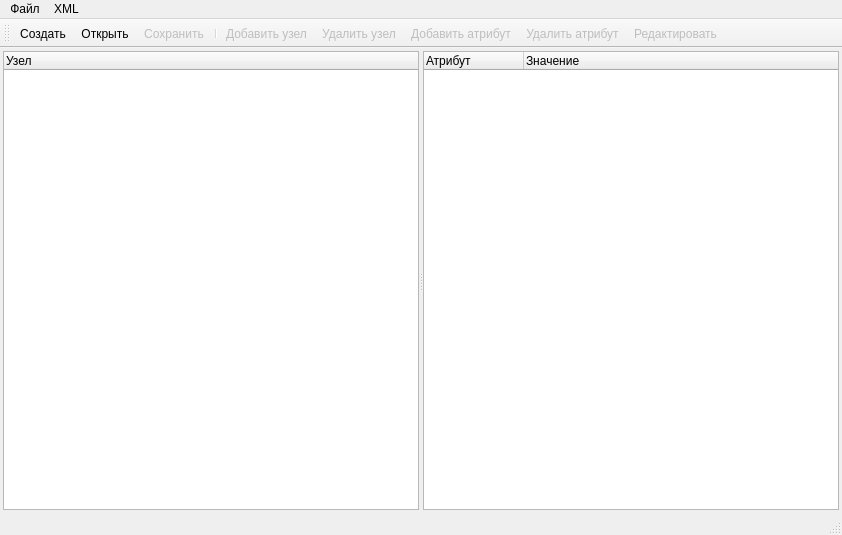
<?xml version="1.0" encoding="UTF-8"?>
<ui version="4.0">
 <class>MainWindow</class>
 <widget class="QMainWindow" name="MainWindow">
  <property name="geometry">
   <rect>
    <x>0</x>
    <y>0</y>
    <width>842</width>
    <height>535</height>
   </rect>
  </property>
  <property name="windowTitle">
   <string>xml36</string>
  </property>
  <property name="windowIcon">
   <iconset resource="res/resource.qrc">
    <normaloff>:/xml.png</normaloff>:/xml.png</iconset>
  </property>
  <widget class="QWidget" name="centralWidget">
   <layout class="QHBoxLayout" name="horizontalLayout">
    <property name="spacing">
     <number>3</number>
    </property>
    <property name="margin">
     <number>3</number>
    </property>
    <item>
     <widget class="QSplitter" name="splitter">
      <property name="orientation">
       <enum>Qt::Horizontal</enum>
      </property>
      <widget class="QTreeWidget" name="xml_tree">
       <property name="showDropIndicator" stdset="0">
        <bool>false</bool>
       </property>
       <property name="allColumnsShowFocus">
        <bool>true</bool>
       </property>
       <column>
        <property name="text">
         <string>Узел</string>
        </property>
       </column>
      </widget>
      <widget class="QTreeWidget" name="attributes_list">
       <column>
        <property name="text">
         <string>Атрибут</string>
        </property>
       </column>
       <column>
        <property name="text">
         <string>Значение</string>
        </property>
       </column>
      </widget>
     </widget>
    </item>
   </layout>
  </widget>
  <widget class="QMenuBar" name="menuBar">
   <property name="geometry">
    <rect>
     <x>0</x>
     <y>0</y>
     <width>842</width>
     <height>26</height>
    </rect>
   </property>
   <widget class="QMenu" name="menu">
    <property name="title">
     <string>Файл</string>
    </property>
    <addaction name="actionNew"/>
    <addaction name="actionOpen"/>
    <addaction name="actionSave"/>
    <addaction name="actionSaveAs"/>
    <addaction name="separator"/>
    <addaction name="actionExit"/>
   </widget>
   <widget class="QMenu" name="menuXML">
    <property name="tearOffEnabled">
     <bool>true</bool>
    </property>
    <property name="title">
     <string>XML</string>
    </property>
    <addaction name="actionAddNode"/>
    <addaction name="actionRemoveNode"/>
    <addaction name="actionAddAttribute"/>
    <addaction name="actionRemoveAttribute"/>
    <addaction name="actionEdit"/>
   </widget>
   <addaction name="menu"/>
   <addaction name="menuXML"/>
  </widget>
  <widget class="QToolBar" name="mainToolBar">
   <property name="enabled">
    <bool>true</bool>
   </property>
   <property name="iconSize">
    <size>
     <width>16</width>
     <height>16</height>
    </size>
   </property>
   <attribute name="toolBarArea">
    <enum>TopToolBarArea</enum>
   </attribute>
   <attribute name="toolBarBreak">
    <bool>false</bool>
   </attribute>
   <addaction name="actionNew"/>
   <addaction name="actionOpen"/>
   <addaction name="actionSave"/>
   <addaction name="separator"/>
   <addaction name="actionAddNode"/>
   <addaction name="actionRemoveNode"/>
   <addaction name="actionAddAttribute"/>
   <addaction name="actionRemoveAttribute"/>
   <addaction name="actionEdit"/>
  </widget>
  <widget class="QStatusBar" name="statusBar"/>
  <action name="actionOpen">
   <property name="icon">
    <iconset resource="res/resource.qrc">
     <normaloff>:/open.png</normaloff>:/open.png</iconset>
   </property>
   <property name="text">
    <string>Открыть</string>
   </property>
  </action>
  <action name="actionNew">
   <property name="icon">
    <iconset resource="res/resource.qrc">
     <normaloff>:/new.png</normaloff>:/new.png</iconset>
   </property>
   <property name="text">
    <string>Создать</string>
   </property>
   <property name="toolTip">
    <string>Создать XML документ</string>
   </property>
  </action>
  <action name="actionSave">
   <property name="enabled">
    <bool>false</bool>
   </property>
   <property name="icon">
    <iconset resource="res/resource.qrc">
     <normaloff>:/save.png</normaloff>:/save.png</iconset>
   </property>
   <property name="text">
    <string>Сохранить</string>
   </property>
   <property name="toolTip">
    <string>Сохранить XML документ</string>
   </property>
  </action>
  <action name="actionSaveAs">
   <property name="enabled">
    <bool>false</bool>
   </property>
   <property name="text">
    <string>Сохранить как ...</string>
   </property>
  </action>
  <action name="actionAddAttribute">
   <property name="enabled">
    <bool>false</bool>
   </property>
   <property name="icon">
    <iconset resource="res/resource.qrc">
     <normaloff>:/attribute_add.png</normaloff>:/attribute_add.png</iconset>
   </property>
   <property name="text">
    <string>Добавить атрибут</string>
   </property>
   <property name="toolTip">
    <string>Добавить атрибут</string>
   </property>
  </action>
  <action name="actionRemoveAttribute">
   <property name="enabled">
    <bool>false</bool>
   </property>
   <property name="icon">
    <iconset resource="res/resource.qrc">
     <normaloff>:/attribute_remove.png</normaloff>:/attribute_remove.png</iconset>
   </property>
   <property name="text">
    <string>Удалить атрибут</string>
   </property>
   <property name="toolTip">
    <string>Удалить атрибут</string>
   </property>
  </action>
  <action name="actionEdit">
   <property name="enabled">
    <bool>false</bool>
   </property>
   <property name="icon">
    <iconset resource="res/resource.qrc">
     <normaloff>:/pencil.png</normaloff>:/pencil.png</iconset>
   </property>
   <property name="text">
    <string>Редактировать</string>
   </property>
   <property name="toolTip">
    <string>Редактировать</string>
   </property>
  </action>
  <action name="actionExit">
   <property name="text">
    <string>Выход</string>
   </property>
   <property name="toolTip">
    <string>Выход</string>
   </property>
  </action>
  <action name="actionAddNode">
   <property name="enabled">
    <bool>false</bool>
   </property>
   <property name="icon">
    <iconset resource="res/resource.qrc">
     <normaloff>:/node_add.png</normaloff>:/node_add.png</iconset>
   </property>
   <property name="text">
    <string>Добавить узел</string>
   </property>
   <property name="toolTip">
    <string>Добавить узел</string>
   </property>
  </action>
  <action name="actionRemoveNode">
   <property name="enabled">
    <bool>false</bool>
   </property>
   <property name="icon">
    <iconset resource="res/resource.qrc">
     <normaloff>:/node_remove.png</normaloff>:/node_remove.png</iconset>
   </property>
   <property name="text">
    <string>Удалить узел</string>
   </property>
   <property name="toolTip">
    <string>Удалить узел</string>
   </property>
  </action>
 </widget>
 <layoutdefault spacing="6" margin="11"/>
 <resources>
  <include location="res/resource.qrc"/>
 </resources>
 <connections>
  <connection>
   <sender>actionExit</sender>
   <signal>triggered()</signal>
   <receiver>MainWindow</receiver>
   <slot>close()</slot>
   <hints>
    <hint type="sourcelabel">
     <x>-1</x>
     <y>-1</y>
    </hint>
    <hint type="destinationlabel">
     <x>420</x>
     <y>267</y>
    </hint>
   </hints>
  </connection>
 </connections>
</ui>
